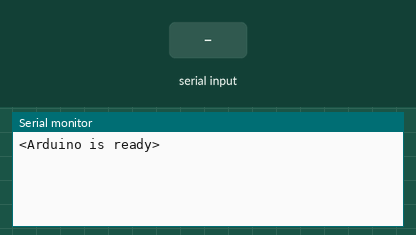
A sketch run on a simulated Arduino Uno, built with avr-gcc and run on an emulated ATmega328P. On the bench: the last lines printed to the serial monitor. Inputs (shaded band) come from the test bench.

Above: at 1.2 s.
1.3 s: "90,45,200\n" received over Serial
At 2.0 s:
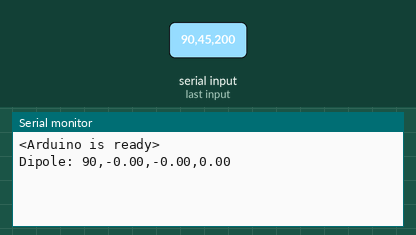
2.8 s: "30,150,10\n" received over Serial
At 4.3 s:
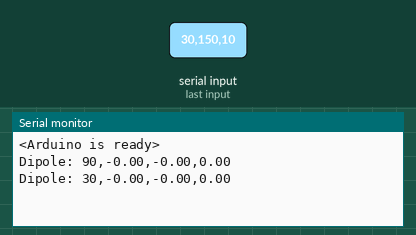

Measured:
- after the input at 1.3 s, the serial monitor: prints a new line at once (image 1)
- after the input at 2.8 s, the serial monitor: prints a new line at once (image 2)

The sketch:

CUOrbit_Magnetorquer_controller.ino
```cpp
// Resources
// Serial Input Stuff: https://forum.arduino.cc/t/serial-input-basics-updated/382007
// Mapping Function: https://forum.arduino.cc/t/floating-point-using-map-function/348113

const byte numChars = 100;
char receivedChars[numChars];  // buffer for entire incoming line
boolean newData = false;

// pointers to parsed fields
char *field0;
char *field1;
char *field2;
char *t_s;

float prev_t_s; // I think this variable is unused
float prevfield0;
float prevfield1;
float prevfield2;

float dipoleMomentX;
float dipoleMomentY;
float dipoleMomentZ;

float k = 10000; // defined constent determined from simulations


void setup() {
    Serial.begin(9600);
    Serial.println("<Arduino is ready>");
}

void loop() {
    recvWithEndMarker();
    if (newData == true){
      setNewData();
      showNewData();
      detumblingDipoleMoment();
      printDipoleMomenttoCSV();
    }
}

void setPrevField(){
    prev_t_s = String(t_s).toFloat();
    prevfield0 = String(field0).toFloat();
    prevfield1 = String(field1).toFloat();
    prevfield2 = String(field2).toFloat();
}

void showPrevField(){
        Serial.println("Previous Data: ");
        if (prevfield0 != NULL) Serial.println(prevfield0,5);
        if (prevfield1 != NULL) Serial.println(prevfield1,5);
        if (prevfield2 != NULL) Serial.println(prevfield2,5);
} // Unused currently


void recvWithEndMarker() {
    static byte ndx = 0;
    char endMarker = '\n';
    char rc;

    while (Serial.available() > 0 && newData == false) {
        rc = Serial.read();

        if (rc != endMarker) {
            receivedChars[ndx] = rc;
            ndx++;

            if (ndx >= numChars) {
                ndx = numChars - 1;   // prevent overflow
            }
        }
        else {
            receivedChars[ndx] = '\0'; // terminate the string
            ndx = 0;
            newData = true;
            // time2 = time1; // save time the previous data was read
            // time1 = micros();// save time the new data was read
        }
    }
} // Processes the CSV File

void showNewData() {
    if (newData == true) {
        // tokenize AFTER full line is received
        t_s = strtok(receivedChars, ",");
        field0 = strtok(NULL, ",");
        field1 = strtok(NULL, ",");
        field2 = strtok(NULL, ",");

        Serial.println("Recieved Data: ");
        if (field0 != NULL) Serial.println(field0);
        if (field1 != NULL) Serial.println(field1);
        if (field2 != NULL) Serial.println(field2);
        newData = false;
        setPrevField();
    }
}// Currently Unused Function

void setNewData(){
  if (newData == true) {
        // tokenize AFTER full line is received
        t_s = strtok(receivedChars, ",");
        field0 = strtok(NULL, ",");
        field1 = strtok(NULL, ",");
        field2 = strtok(NULL, ",");
        newData = false;
  }
}

void detumblingDipoleMoment(){
 dipoleMomentX = (-k) * ((String(field0).toFloat() - prevfield0) / (0.5)) * 1e-9; // this should be 0.5 since each time step is 0.5
 dipoleMomentY = (-k) * ((String(field1).toFloat() - prevfield1) / (0.5)) * 1e-9;
 dipoleMomentZ = (-k) * ((String(field2).toFloat() - prevfield2) / (0.5)) * 1e-9;
}

void calculateCurrent(){
 //XCurrent = dipoleMomentX / (n * area);
 //YCurrent
 //ZCurrent =
    // each dipole moment is a different current output - 1 fro each torquerod
    // for mapping current limit is -0.2 - 0.2 Am
    // 3.3 V limit
} // Unfinished Function

void printDipoleMomenttoCSV(){ //Optimise this function eventually
 Serial.print("Dipole: ");
 Serial.print(t_s);
 Serial.print(",");
 Serial.print(dipoleMomentX);
 Serial.print(",");
 Serial.print(dipoleMomentY);
 Serial.print(",");
 Serial.println(dipoleMomentZ);
 {
  // All the Mapping stuff is being tested still
  //Serial.print("Mapped data: ");
  //Serial.print (round(mapf(dipoleMomentX,-1,1,0,255)));
  //Serial.print(",");
  //Serial.print(round(mapf(dipoleMomentY,-1,1,0,255)));
  //Serial.print(",");
  //Serial.println(round(mapf(dipoleMomentZ,-1,1,0,255)));
 }
}

float mapf(float x, float in_min, float in_max, float out_min, float out_max) {
     float result;
     result = (x - in_min) * (out_max - out_min) / (in_max - in_min) + out_min;
     return result;
}
```
